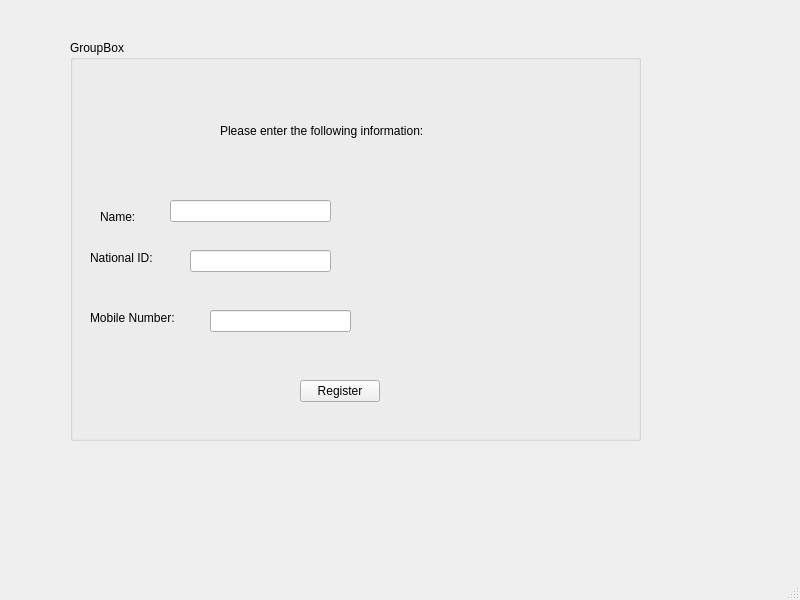
<?xml version="1.0" encoding="UTF-8"?>
<ui version="4.0">
 <class>MainWindow</class>
 <widget class="QMainWindow" name="MainWindow">
  <property name="geometry">
   <rect>
    <x>0</x>
    <y>0</y>
    <width>800</width>
    <height>600</height>
   </rect>
  </property>
  <property name="windowTitle">
   <string>MainWindow</string>
  </property>
  <widget class="QWidget" name="centralwidget">
   <widget class="QGroupBox" name="groupBox">
    <property name="geometry">
     <rect>
      <x>70</x>
      <y>40</y>
      <width>571</width>
      <height>401</height>
     </rect>
    </property>
    <property name="title">
     <string>GroupBox</string>
    </property>
    <widget class="QLabel" name="label">
     <property name="geometry">
      <rect>
       <x>150</x>
       <y>60</y>
       <width>261</width>
       <height>61</height>
      </rect>
     </property>
     <property name="text">
      <string>Please enter the following information:</string>
     </property>
    </widget>
    <widget class="QLabel" name="nameLabel">
     <property name="geometry">
      <rect>
       <x>30</x>
       <y>170</y>
       <width>57</width>
       <height>14</height>
      </rect>
     </property>
     <property name="text">
      <string>Name:</string>
     </property>
    </widget>
    <widget class="QLineEdit" name="NameEdit">
     <property name="geometry">
      <rect>
       <x>100</x>
       <y>160</y>
       <width>161</width>
       <height>22</height>
      </rect>
     </property>
    </widget>
    <widget class="QLabel" name="NIDLabel">
     <property name="geometry">
      <rect>
       <x>20</x>
       <y>210</y>
       <width>81</width>
       <height>16</height>
      </rect>
     </property>
     <property name="text">
      <string>National ID:</string>
     </property>
    </widget>
    <widget class="QLineEdit" name="IdEdit">
     <property name="geometry">
      <rect>
       <x>120</x>
       <y>210</y>
       <width>141</width>
       <height>22</height>
      </rect>
     </property>
    </widget>
    <widget class="QLabel" name="NumberLabel">
     <property name="geometry">
      <rect>
       <x>20</x>
       <y>270</y>
       <width>101</width>
       <height>16</height>
      </rect>
     </property>
     <property name="text">
      <string>Mobile Number:</string>
     </property>
    </widget>
    <widget class="QLineEdit" name="NumberEdit">
     <property name="geometry">
      <rect>
       <x>140</x>
       <y>270</y>
       <width>141</width>
       <height>22</height>
      </rect>
     </property>
    </widget>
    <widget class="QPushButton" name="RegisterButton">
     <property name="geometry">
      <rect>
       <x>230</x>
       <y>340</y>
       <width>80</width>
       <height>22</height>
      </rect>
     </property>
     <property name="text">
      <string>Register</string>
     </property>
    </widget>
   </widget>
  </widget>
  <widget class="QMenuBar" name="menubar">
   <property name="geometry">
    <rect>
     <x>0</x>
     <y>0</y>
     <width>800</width>
     <height>19</height>
    </rect>
   </property>
  </widget>
  <widget class="QStatusBar" name="statusbar"/>
 </widget>
 <resources/>
 <connections/>
</ui>
